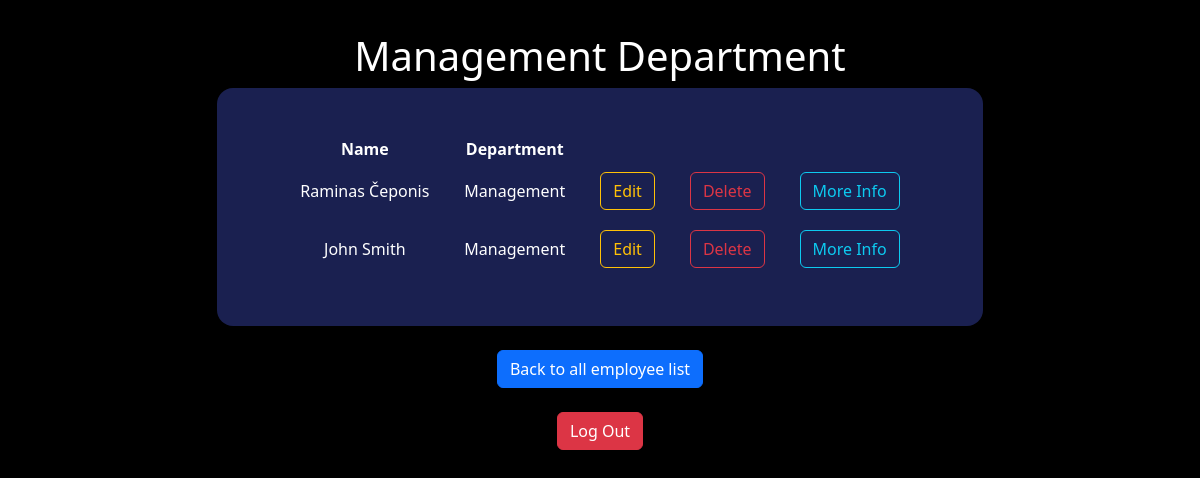
/departments/Management (signed in), run on the app's committed database.
### employees/models.py (models this page shows, shortened)
class Employee(models.Model):
    first_name = models.CharField(max_length=50)
    last_name = models.CharField(max_length=50)
    email = models.EmailField(max_length=50)
    DEPARTMENT_CHOICES = {
        ("Management", "Management"),
        ("HR", "HR"),
        ("Accounting", "Accounting"),
        ("Logistics", "Logistics"),
        ("Warehouse", "Warehouse"),
    }
    department = models.CharField(choices=DEPARTMENT_CHOICES, max_length=20, default="Not assigned")
    salary = models.IntegerField(default=600)
    working_since = models.DateField()
    employee_picture = models.ImageField(upload_to="employee_pictures/", null=True, blank=True)

### employees/views.py (the view)
# urls.py: path('departments/<str:department>', views.DepartmentList, name="department-list")
@login_required(login_url="/user/login_user")
def DepartmentList(request, department):
    if request.method == "GET":
        department_employees = Employee.objects.filter(department=department)
        return render(request, "employees/department_list.html", {
        "employees": department_employees,
        "department": department
        })

### employees/templates/employees/department_list.html (shortened to what this page needs)
{% extends "base.html" %}
{% load static %}
{% block css_files %}
<link rel="stylesheet" href="{% static "employees/form.css" %}">
{% endblock %}
{% block content %}
<div class='container-fluid'>
<h1>{{department|capfirst}} Department</h1>
<div class='container'>
    <table>
        <thead>
            <tr>
                <th>Name</th>
                <th>Department</th>
            </tr>
        </thead>
        {% for employee in employees %}
        <tr>
            <a href="{% url 'specific-employee' employee.id %}" method="POST">
                <td>{{employee.first_name}} {{employee.last_name}} </td>
                <td>{{employee.department}} </td>
            </a>
            <form action="{% url "edit-employee" employee.id %}" method="GET">
                <td><button type="submit" class="btn btn-outline-warning">Edit</button></td>
            </form>
            <form action="{% url "delete-employee" employee.id %}" method="POST">
                <td><button type="submit" class="btn btn-outline-danger">Delete</button></td>
            </form>
            <form action="{% url "specific-employee" employee.id %}" method="GET">
                <td><button type="submit" class="btn btn-outline-info">More Info</button></td>
            </form>
        </tr>
        {% endfor %}
    </table>
</div>
<br><a href="{% url 'employee-list' %}"><button class="btn btn-primary" type="submit">Back to all employee list</button></a> <br><br>
<a href="{% url 'logout' %}"><button type="button" class="btn btn-danger">Log Out</button></a>
</div>
{% endblock %}

### static/base.css (style rules this page uses)
body { background-color: black; color: white; }
.container-fluid { text-align: center; padding-top: 2rem; padding-bottom: 4rem; }
.container { background-color: #1f2f60; }

### employees/static/employees/form.css (style rules this page uses)
.container { width: fit-content; background-color: rgba(53, 64, 160, 0.497); border-radius: 1rem; padding: 3rem; }
table { border-collapse: separate; border-spacing: 35px 0; }
td { padding: 10px 0; }

### data on the page
Employee: first_name "Raminas", last_name "Čeponis", department "Management"
Employee: first_name "John", last_name "Smith", department "Management"

### other printed values
{{ department|capfirst }} "Management"
